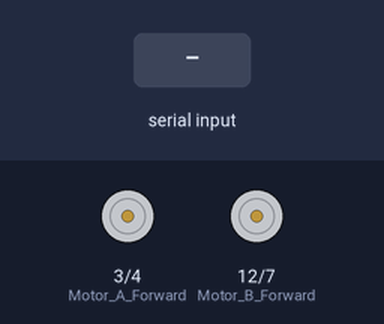
This sketch was run on a simulated Arduino Uno, built with avr-gcc and run on an emulated ATmega328P. Shown: motor-driver pin pairs drawn as motors (green arrow = first pin HIGH = forward, orange = second pin HIGH = backward, longer = more drive, scaled by the enable pin). Inputs (shaded band) come from the test bench. What the sketch prints to the serial monitor is not drawn.

Above: at 1.2 s.
1.3 s: "4" received over Serial
At 2.6 s:
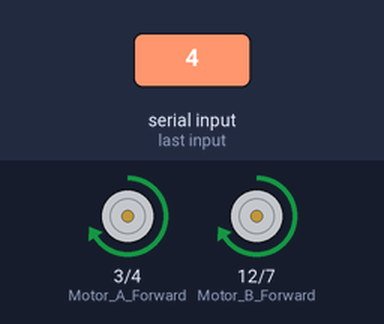
3.7 s: "5" received over Serial
At 5.6 s:
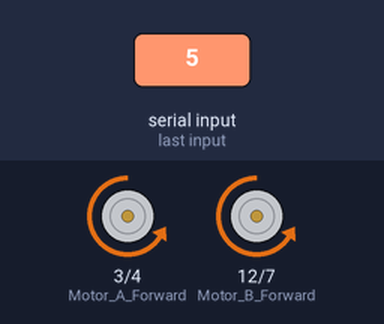
6.1 s: "7" received over Serial
At 6.7 s:
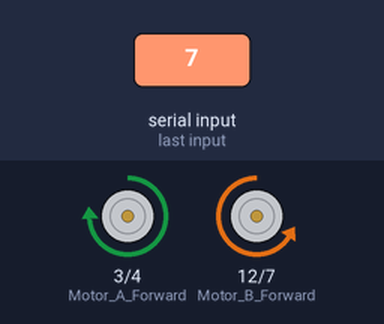
7.6 s: "1" received over Serial
At 7.9 s:
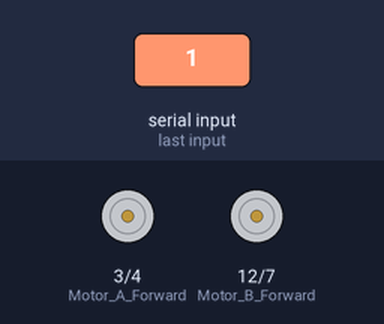
9.1 s: "6" received over Serial
At 10.2 s:
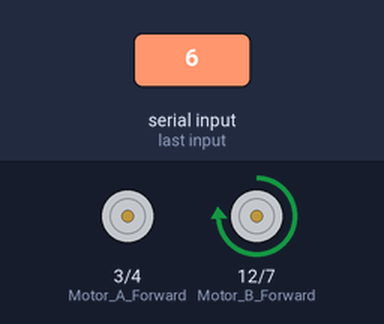
Timing chart, 0 to 11.6 s (numbered marks = the images above; inputs shaded):
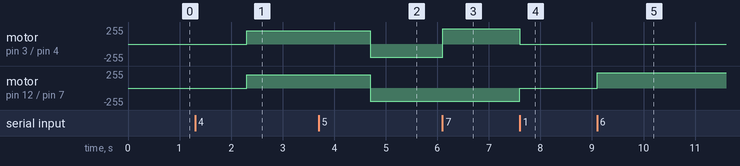

Measured:
- after the input at 1.3 s, motor on pin 3 (Motor_A_Forward) / pin 4 (Motor_A_Reverse), motor on pin 12 (Motor_B_Forward) / pin 7 (Motor_B_Reverse): stopped → forward 199/255 after 1.0 s
- after the input at 3.7 s, motor on pin 3 (Motor_A_Forward) / pin 4 (Motor_A_Reverse), motor on pin 12 (Motor_B_Forward) / pin 7 (Motor_B_Reverse): forward 199/255 → backward 199/255 after 1.0 s
- after the input at 6.1 s, motor on pin 3 (Motor_A_Forward) / pin 4 (Motor_A_Reverse): backward 199/255 → forward 230/255 at once
- after the input at 7.6 s, motor on pin 3 (Motor_A_Forward) / pin 4 (Motor_A_Reverse): forward 230/255 → stopped at once; motor on pin 12 (Motor_B_Forward) / pin 7 (Motor_B_Reverse): backward 199/255 → stopped at once
- after the input at 9.1 s, motor on pin 12 (Motor_B_Forward) / pin 7 (Motor_B_Reverse): stopped → forward 230/255 at once

The sketch:

code_Project_3.ino
```cpp
/*
 By:Farkad Adnan
 E-mail: farkad.hpfa95@gmail.com
 inst : farkadadnan
 #farkadadnan , #farkad_adnan , فرقد عدنان#
 FaceBook: كتاب عالم الاردوينو
 inst : arduinobook
 #كتاب_عالم_الاردوينو  #كتاب_عالم_الآردوينو
 */

int Motor_A_Enable = 9;
int Motor_A_Reverse = 4;
int Motor_A_Forward = 3;
int Motor_B_Enable = 10;
int Motor_B_Reverse = 7;
int Motor_B_Forward = 12;
void setup() {
  Serial.begin(9600);
  pinMode(Motor_A_Enable, OUTPUT);
  pinMode(Motor_A_Forward, OUTPUT);
  pinMode(Motor_A_Reverse, OUTPUT);
  pinMode(Motor_B_Enable, OUTPUT);
  pinMode(Motor_B_Forward, OUTPUT);
  pinMode(Motor_B_Reverse, OUTPUT);
}
void loop() {
  if(Serial.available() > 0){
    char data;
    data = Serial.read();
    Serial.write(Serial.read());
    switch (data){
      case '4': //FORWARD
        digitalWrite(Motor_A_Reverse, LOW);
          digitalWrite(Motor_B_Reverse, LOW);
        digitalWrite(Motor_A_Forward, HIGH);
        digitalWrite(Motor_B_Forward, HIGH);
        for(int a = 0; a < 200; a++){
          analogWrite(Motor_B_Enable, a);
          analogWrite(Motor_A_Enable, a);
          delay(5);
        }
        break;
      case '5': //REVERSE
        digitalWrite(Motor_A_Forward, LOW);
        digitalWrite(Motor_B_Forward, LOW);
        digitalWrite(Motor_A_Reverse, HIGH);
        digitalWrite(Motor_B_Reverse, HIGH);

        for(int a = 0; a < 200; a++){
          analogWrite(Motor_B_Enable, a);
          analogWrite(Motor_A_Enable, a);
          delay(5);
        }


        break;
      case '7': //FORWARD LEFT
        analogWrite(Motor_A_Enable, 230);
          digitalWrite(Motor_A_Forward, HIGH);
          digitalWrite(Motor_A_Reverse, LOW);

        break;
      case '6':
           analogWrite(Motor_B_Enable, 230);

          digitalWrite(Motor_B_Forward, HIGH);
          digitalWrite(Motor_B_Reverse, LOW);

        break;
      default:
        analogWrite(Motor_A_Enable, 0);
        analogWrite(Motor_B_Enable, 0);
    }
  }
}
```
